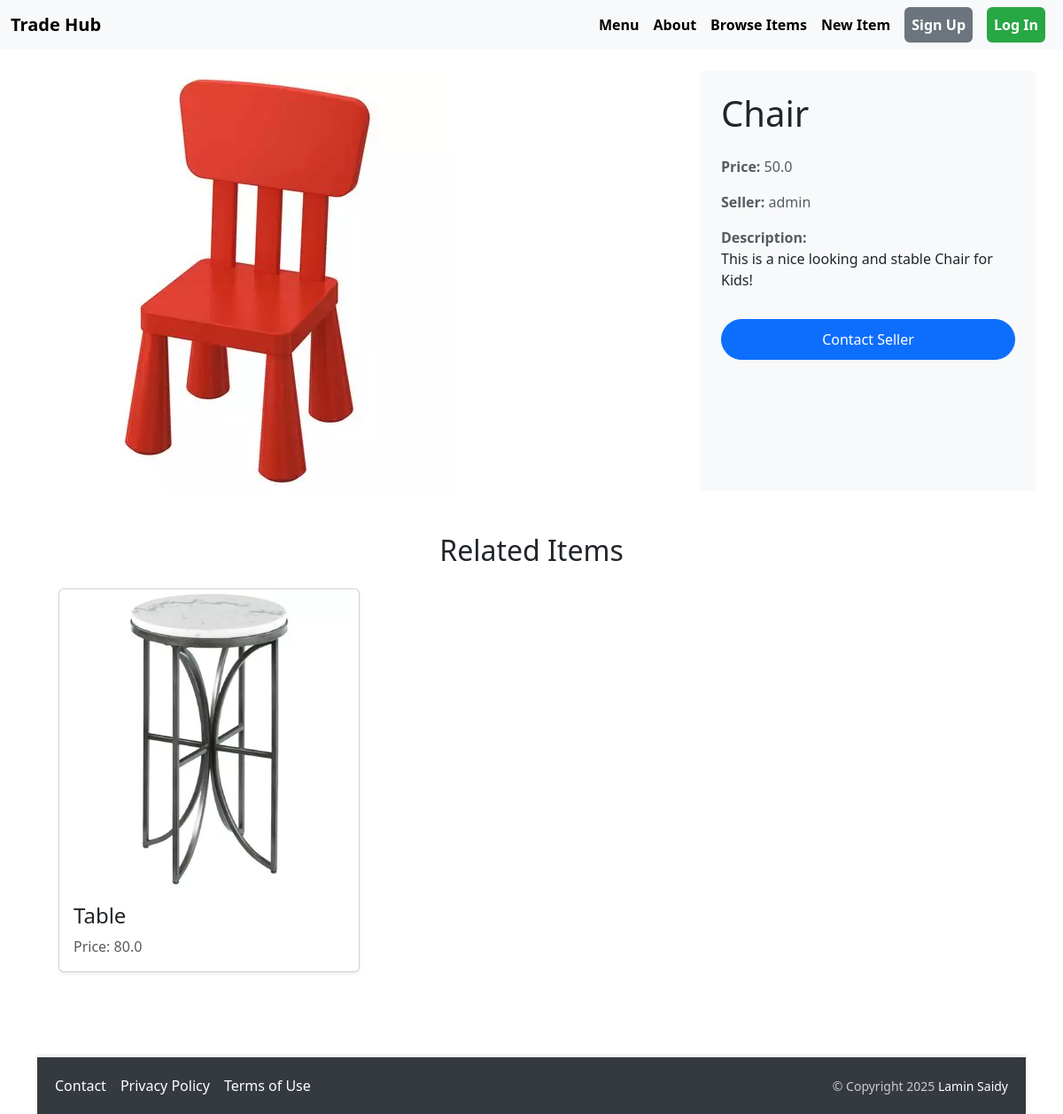
/items/detail/2/, run on the app's committed database.
### item/models.py (models this page shows, shortened)
class Item(models.Model):
    category = models.ForeignKey(Category, related_name='items', on_delete=models.CASCADE)
    name = models.CharField(max_length=255)
    description = models.TextField(blank=True, null=True)
    price = models.FloatField()
    image = models.ImageField(upload_to='item_images', blank=True, null=True)
    is_sold = models.BooleanField(default=False)
    created_by = models.ForeignKey(User, related_name='items', on_delete=models.CASCADE)
    created_at = models.DateTimeField(auto_now_add=True)

### item/views.py (the view)
# urls.py: path('detail/<int:pk>/', views.detail, name='detail'),
def detail(request, pk):
    item = get_object_or_404(Item, pk=pk)
    related_items = Item.objects.filter(category=item.category, is_sold=False).exclude(pk=pk)[0:3]
    return render(request, 'item/detail.html', {
        'item': item,
        'related_items': related_items
    })

### item/templates/item/detail.html (shortened to what this page needs)
{% extends 'products/base.html' %}
{% load static %}
{% block content %}
<div class="row g-4">
    <div class="col-md-8">
        {% if item.image %}
            <img
              src="{{ item.image.url }}"
              class="img-fluid rounded"
              alt="{{ item.name }}"
              onerror="this.onerror=null; this.src='{% static 'images/default-image.jpg' %}'"
            />
        {% else %}
            <div class="bg-light d-flex align-items-center justify-content-center rounded" style="height: 300px;">
                <p class="text-muted">No image available</p>
            </div>
        {% endif %}
    </div>
    <div class="col-md-4 p-4 bg-light rounded">
        <h1 class="mb-4">{{ item.name }}</h1>
        <p class="text-muted"><strong>Price: </strong>{{ item.price }}</p>
        <p class="text-muted"><strong>Seller: </strong>{{ item.created_by.username }}</p>
        {% if item.description %}
            <p class="text-dark">
                <strong class="text-muted">Description:</strong><br>
                {{ item.description }}
            </p>
        {% endif %}
        {% if request.user != item.created_by %}
            <a href="{% url 'conversation:new' item.id %}" class="btn btn-primary contact-seller-btn w-100 mt-3">
                Contact Seller
            </a>
        {% endif %}
    </div>
</div>
<div class="mt-6 px-4 py-5 section-bg">
    <h2 class="mb-4 text-center section-title">Related Items</h2>
    <div class="row row-cols-1 row-cols-md-3 g-4">
        {% for related_item in related_items %}
        <div class="col">
            <a href="{% url 'item:detail' related_item.id %}" class="text-decoration-none text-reset">
                <div class="card h-100 shadow-sm">
                    {% if related_item.image %}
                        <img
                            src="{{ related_item.image.url }}"
                            class="card-img-top rounded-top-3"
                            alt="{{ related_item.name }}"
                            onerror="this.onerror=null; this.src='{% static 'images/default-image.jpg' %}'"
                        />
                    {% else %}
                        <div class="card-img-top rounded-top-3 bg-light d-flex align-items-center justify-content-center" style="height: 200px;">
                            <p class="text-muted">No image available</p>
                        </div>
                    {% endif %}
                    <div class="card-body">
                        <h2 class="card-title h4">{{ related_item.name }}</h2>
                        <p class="card-text text-muted">Price: {{ related_item.price }}</p>
                </div>
            </a>
        </div>
        {% empty %}
        <div class="col-12 text-center">
            <p class="text-muted">No related items found.</p>
        </div>
        {% endfor %}
    </div>
</div>
{% endblock %}

### products/templates/products/base.html (style rules this page uses)
html, body { height: 100%; margin: 0; }

### item/templates/item/detail.html (style rules this page uses)
.contact-seller-btn { border-radius: 25px; padding: 10px 20px; font-size: 1rem; transition: all 0.3s ease; }

### data on the page
Item: image (picture), name "Chair", price "50.0", created_by.username "admin", description "This is a nice looking and stable Chair for Kids!"
Item: image (picture), name "Table", price "80.0"
